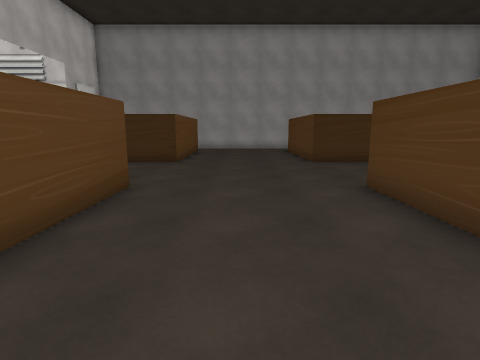
View 1 (above)

19 first-person views from a walk through a 3-D level made in the Unity game engine. The camera is 1.3 m above the floor, tilts 10° down and sees 80° across. The floor is counted in squares, 1 m on a side. Each view is taken from the middle of a square. On the plan, view 1 faces up. The plan holds only what a view shows up to about 13 squares ahead; the rest is blank. The place goes on beyond the plan. The player is left out. Some surface patterns are stand-ins.

View 2
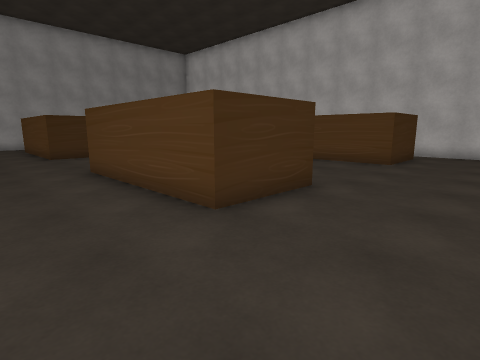

View 3
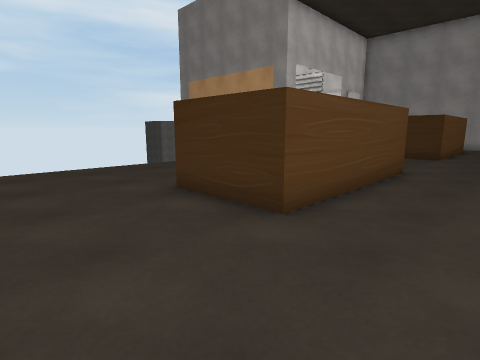

View 4
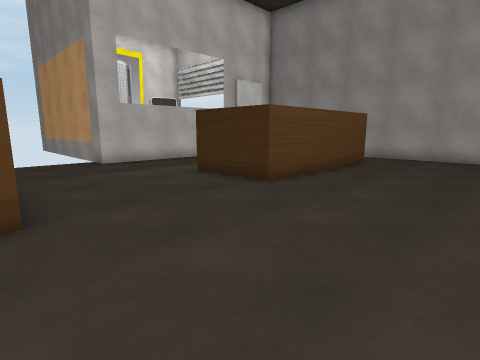

View 5
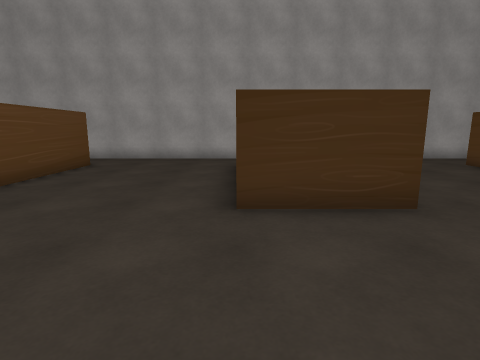

View 6
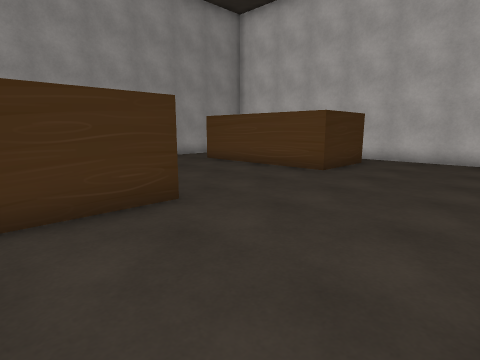

View 7
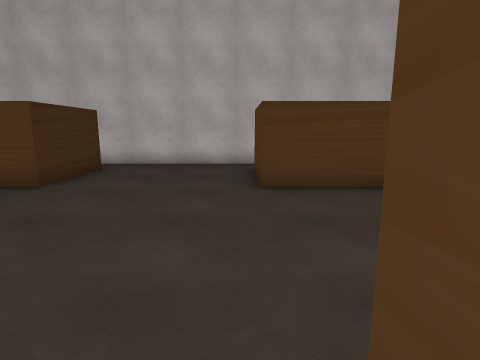

View 8
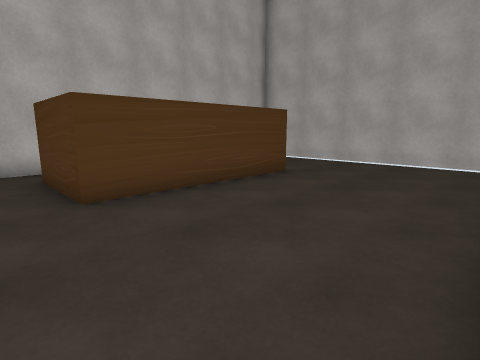

View 9
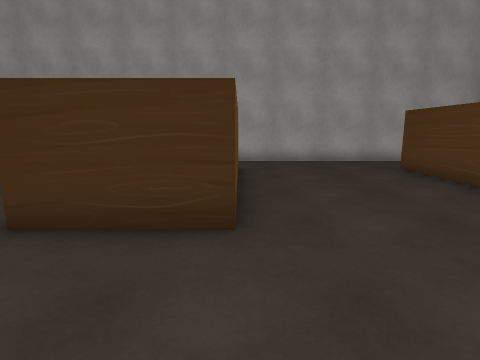

View 10
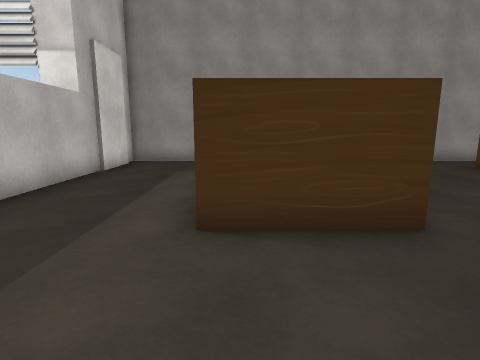

View 11
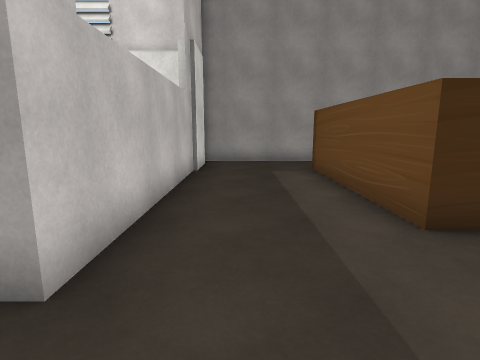

View 12
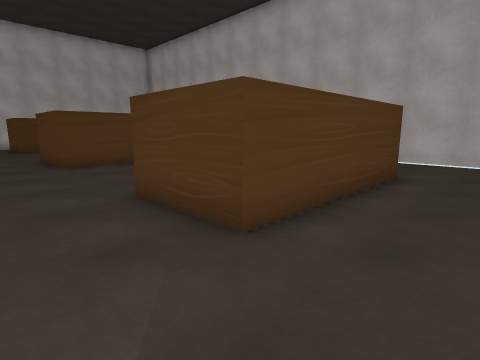

View 13
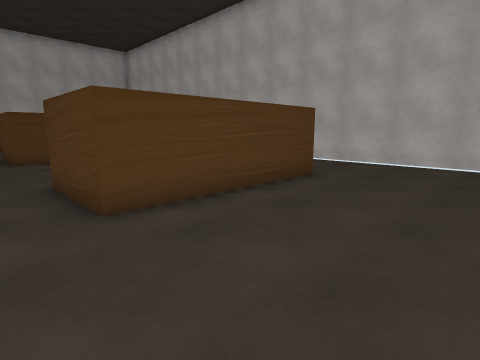

View 14
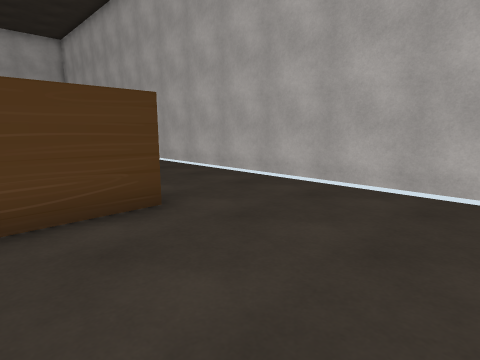

View 15
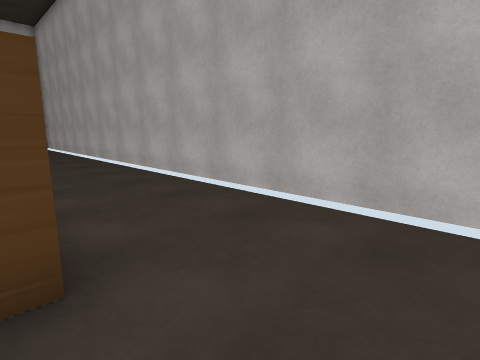

View 16
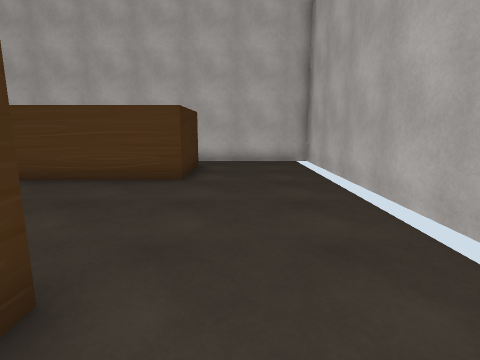

View 17
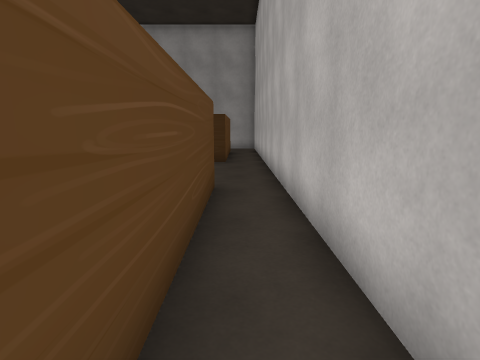

View 18
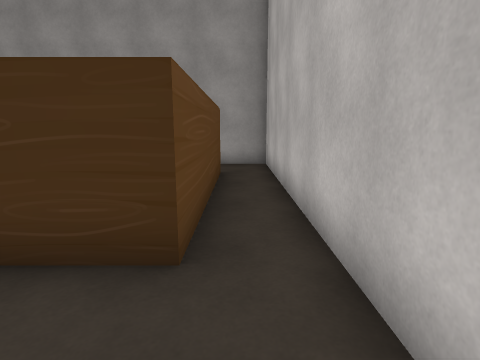

View 19
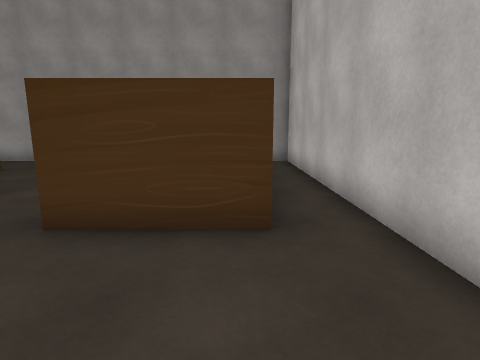

### Floor plan
Key: @ floor where view 1 was taken; # wall or solid block; . floor; ^ raised ledge.
Columns run from 11 left of view 1 to 16 right of it. Each row starts with its distance up from view 1.
 20   ##########################
 19  ##.... ................ ..#
 18  ##...  .......  ....... ..#
 17  #....^ ^.....^  ^.....^ ^.#
 16  #....^ ^.....^  ^.....^ ^.#
 15  #....^ ^.....^  ^.....^ ^.#
 14  #....^ ^.....^  ^.....^ ^.#
 13  #....^ ^.....^  ^.....^ ^.#
 12  #....^^^.....^^^^.....^^^.#
 11  #.........................#
 10 ##.........................#
  9  ..........................#
  8  ..........................#
  7  ..........................#
  6  .....^^^.....^^^^.....^^^.#
  5  .....^ ^.....^  ^.....^ ^.#
  4  .....^ ^.....^  ^.....^ ^.#
  3  .....^ ^.....^  ^.....^ ^.#
  2  .....^ ^.....^  ^.....^ ^.#
  1  .....^^^.....^^^^.....^^^.#
  0  ..........@...............#
 -1  ..........................#
 -2  ..........................#
 -3  ..........................#
 -4   ##########################

Where each view was taken, in squares from view 1:
view 1: 0 up, 0 right, facing up
view 2: 3 down, 0 right, facing up-right
view 3: 3 down, 0 right, facing up-left
view 4: 6 up, 2 right, facing up-left
view 5: 7 up, 3 right, facing up
view 6: 7 up, 3 right, facing up-right
view 7: 7 up, 5 right, facing right
view 8: 8 up, 6 right, facing down-right
view 9: 8 up, 6 right, facing up
view 10: 8 up, 5 left, facing up
view 11: 8 up, 8 left, facing up
view 12: 9 up, 8 left, facing down-right
view 13: 8 up, 10 left, facing down-right
view 14: 3 up, 10 left, facing down-right
view 15: 1 up, 8 left, facing down-right
view 16: 1 down, 4 right, facing right
view 17: 0 up, 15 right, facing up
view 18: 9 up, 15 right, facing up
view 19: 8 up, 14 right, facing up
